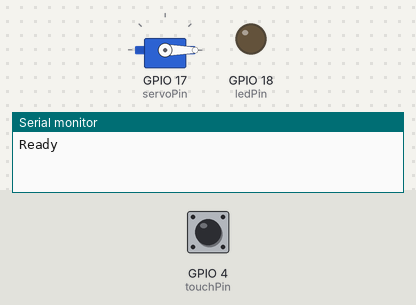
This sketch was run on a simulated ESP32. Shown: servo, output pins drawn as LEDs (lit = HIGH), the last lines printed to the serial monitor. Dashed ring = blinking. Inputs (shaded band) come from the test bench; at power-on: GPIO 4 (touchPin) HIGH.

Above: at 1.2 s.
1.3 s: GPIO 4 (touchPin) pulled LOW for 0.15 s
At 2.4 s:
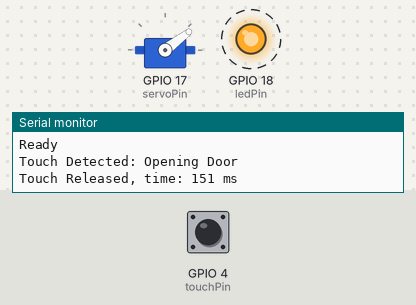
At 3.0 s:
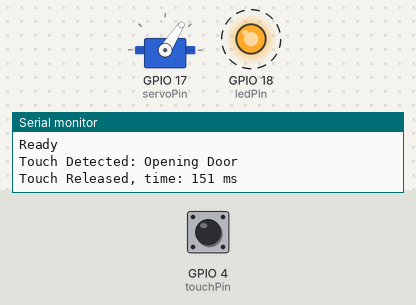
4.3 s: GPIO 4 (touchPin) pulled LOW for 1 s
At 6.8 s:
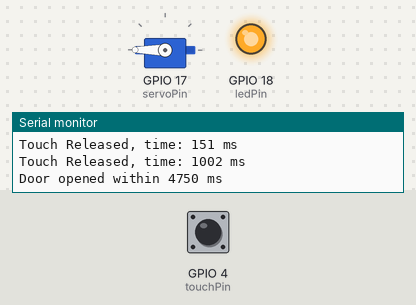
Timing chart, 0 to 13.8 s (numbered marks = the images above; inputs shaded):
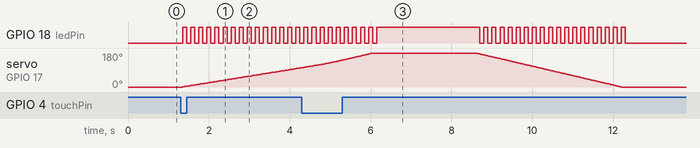

The sketch:

Exp-2.ino
```cpp
#include <ESP32Servo.h>

const int touchPin = 4;
const int ledPin = 18;
const int servoPin = 17;

TaskHandle_t ledTaskHandle = NULL;
TaskHandle_t servoTaskHandle = NULL;

Servo servo;
const int fromPos = 0;
const int destPos = 180;
int curPos = 0;

const int touchThreshold = 40;  // 触摸阈值

volatile bool isPressing = false;
volatile bool isTouching = false;
volatile unsigned long touchStart = 0;

enum DoorState {
  CLOSED,
  OPENING,
  OPENED,
  CLOSING
};
volatile DoorState doorState = CLOSED;

float rotateInv = 20.0f;  // interval (ms)
const float minRotateInv = 1.0f;
const float maxRotateInv = 30.0f;
const int ledFlashInv = 100;

unsigned long closeTriggerTime = 0;

void ledTask(void* param) {
  while (true) {
    if (doorState == OPENING || doorState == CLOSING) {
      digitalWrite(ledPin, HIGH);
      vTaskDelay(pdMS_TO_TICKS(ledFlashInv));
      digitalWrite(ledPin, LOW);
      vTaskDelay(pdMS_TO_TICKS(ledFlashInv));
    } else if (doorState == OPENED) {
      digitalWrite(ledPin, HIGH);
      vTaskDelay(pdMS_TO_TICKS(50));
    } else {  // CLOSED
      digitalWrite(ledPin, LOW);
      vTaskDelay(pdMS_TO_TICKS(50));
    }
  }
}

void servoTask(void* param) {
  while (true) {
    if (doorState == OPENING) {
      unsigned long doorOpeningTime = millis();
      for (curPos = fromPos; curPos <= destPos; curPos++) {
        servo.write(curPos);

        if (isPressing) {
          unsigned long pressTime = millis() - touchStart;
          if (pressTime < 3000) {
            rotateInv = maxRotateInv - pressTime * (maxRotateInv - minRotateInv) / 3000.0f;
            //            float reduceFactor = (pressTime - 1000.0f) / 2000.0f;
            //            float reduction = reduceFactor * reduceFactor * (maxRotateInv - minRotateInv);
            //            rotateInv -= reduction;
          } else {
            rotateInv = minRotateInv;
          }
        }

        if (rotateInv < minRotateInv) {
          rotateInv = minRotateInv;
        }

        vTaskDelay(pdMS_TO_TICKS((TickType_t)roundf(rotateInv)));
      }

      doorState = OPENED;
      Serial.printf("Door opened within %d ms\n", millis() - doorOpeningTime);
      closeTriggerTime = millis() + 2500;
    } else if (doorState == CLOSING) {
      for (curPos = destPos; curPos >= fromPos; curPos--) {
        servo.write(curPos);
        vTaskDelay(pdMS_TO_TICKS((TickType_t)roundf(rotateInv)));
      }

      doorState = CLOSED;
      rotateInv = maxRotateInv;
      closeTriggerTime = 0;
    } else if (doorState == OPENED) {
      // 如果门是打开的
      if (isTouching) {
        // 如果此时被触摸，则重置关门计时器
        closeTriggerTime = millis() + 2500;
      } else if (millis() >= closeTriggerTime) {
        // 如果没有触摸，并且时间到了，则开始关门
        doorState = CLOSING;
      }
    }
    vTaskDelay(pdMS_TO_TICKS(20));
  }
}

void setup() {
  Serial.begin(115200);
  pinMode(ledPin, OUTPUT);
  servo.attach(servoPin);
  servo.write(fromPos);

  xTaskCreatePinnedToCore(ledTask, "LED Task", 2048, NULL, 1, &ledTaskHandle, 1);
  xTaskCreatePinnedToCore(servoTask, "Servo Task", 4096, NULL, 1, &servoTaskHandle, 1);

  Serial.println("Ready");
}

void loop() {
  int touchVal = touchRead(touchPin);
  isTouching = (touchVal < touchThreshold);
  unsigned long now = millis();

  if (isTouching && !isPressing) {
    // 按下开始
    isPressing = true;
    touchStart = now;

    if (doorState == CLOSED) {
      doorState = OPENING;
      rotateInv = maxRotateInv;
      Serial.println("Touch Detected: Opening Door");
    }
  } else if (!isTouching && isPressing) {
    // 按下结束
    isPressing = false;
    unsigned long pressTime = now - touchStart;
    Serial.printf("Touch Released, time: %lu ms\n", pressTime);
  }

  vTaskDelay(pdMS_TO_TICKS(50));
}
```

Measured:
- after the input at 1.3 s, GPIO 18 (ledPin): alternates HIGH for 0.10 s and LOW for 0.10 s, starting after 0.05 s; servo on GPIO 17 (servoPin): moves from 0° to 102° over 2.9 s, starting after 0.05 s
